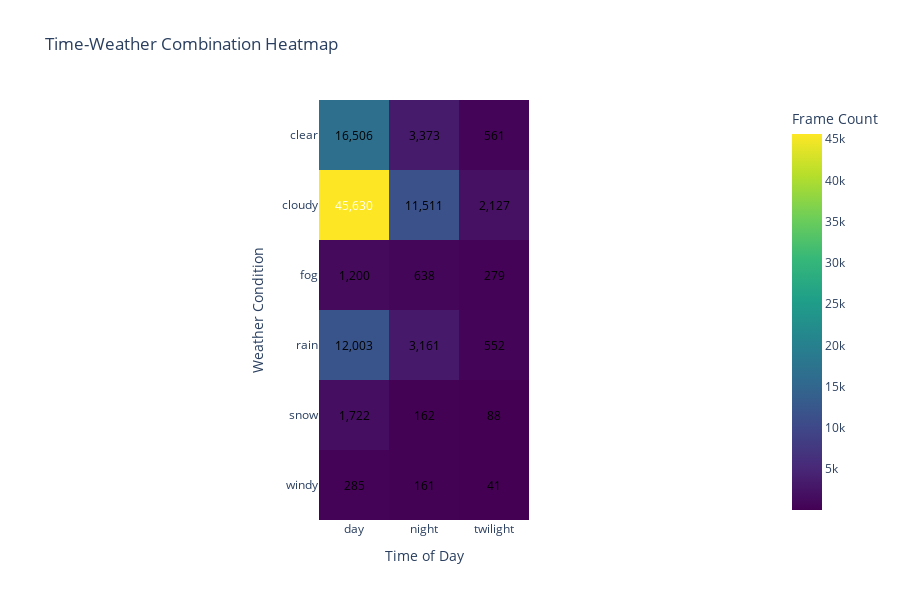
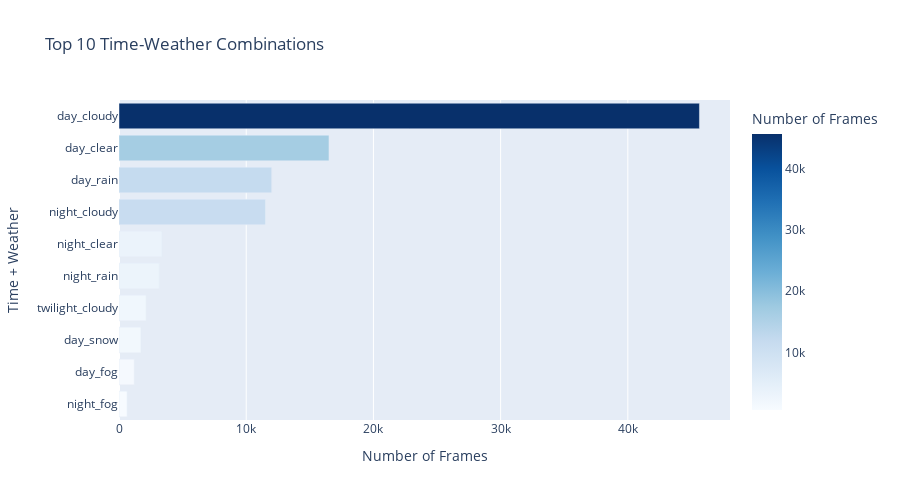

The code cell stored with these charts, in order, in its notebook:
### Markdown cell above
## 5. Time-Weather Combination Analysis

Analyze the combinations of time-of-day and weather conditions to understand driving scenario diversity.

### Code cell
if weather_data:
    # Create pivot table for heatmap
    pivot_df = combinations_df.pivot(index='Weather', columns='Time', values='Count').fillna(0)
    
    # Create interactive heatmap
    fig = px.imshow(
        pivot_df.values,
        x=pivot_df.columns,
        y=pivot_df.index,
        color_continuous_scale='Viridis',
        title='Time-Weather Combination Heatmap',
        labels={'x': 'Time of Day', 'y': 'Weather Condition', 'color': 'Frame Count'}
    )
    
    # Add text annotations
    for i, weather in enumerate(pivot_df.index):
        for j, time in enumerate(pivot_df.columns):
            count = int(pivot_df.iloc[i, j])
            if count > 0:
                fig.add_annotation(
                    x=j, y=i,
                    text=f'{count:,}',
                    showarrow=False,
                    font=dict(color='white' if count > pivot_df.values.max()/2 else 'black')
                )
    
    fig.update_layout(height=600)
    fig.show()
    
    # Top 10 combinations
    top_combinations = combinations_df.nlargest(10, 'Count')
    
    fig2 = px.bar(
        top_combinations,
        x='Count',
        y='Combination',
        orientation='h',
        title='Top 10 Time-Weather Combinations',
        labels={'Count': 'Number of Frames', 'Combination': 'Time + Weather'},
        color='Count',
        color_continuous_scale='Blues'
    )
    
    fig2.update_layout(
        yaxis={'categoryorder': 'total ascending'},
        height=500
    )
    
    fig2.show()
    
    print("=== TOP 10 TIME-WEATHER COMBINATIONS ===")
    for idx, row in top_combinations.iterrows():
        percentage = row['Count'] / sum(combinations.values()) * 100
        print(f"{row['Combination']:20}: {row['Count']:8,} ({percentage:5.1f}%)")

### Figure 1 — Plotly figure (JSON) as saved in the notebook; plotly's stock layout.template omitted (floating-point values rounded to 4 significant figures)
{"data": [{"coloraxis": "coloraxis", "hovertemplate": "Time of Day: %{x}<br>Weather Condition: %{y}<br>Frame Count: %{z}<extra></extra>", "name": "0", "type": "heatmap", "x": ["day", "night", "twilight"], "xaxis": "x", "y": ["clear", "cloudy", "fog", "rain", "snow", "windy"], "yaxis": "y", "z": [[16506, 3373, 561], [45630, 11511, 2127], [1200, 638, 279], [12003, 3161, 552], [1722, 162, 88], [285, 161, 41]]}], "layout": {"annotations": [{"font": {"color": "black"}, "showarrow": false, "text": "16,506", "x": 0, "y": 0}, {"font": {"color": "black"}, "showarrow": false, "text": "3,373", "x": 1, "y": 0}, {"font": {"color": "black"}, "showarrow": false, "text": "561", "x": 2, "y": 0}, {"font": {"color": "white"}, "showarrow": false, "text": "45,630", "x": 0, "y": 1}, {"font": {"color": "black"}, "showarrow": false, "text": "11,511", "x": 1, "y": 1}, {"font": {"color": "black"}, "showarrow": false, "text": "2,127", "x": 2, "y": 1}, {"font": {"color": "black"}, "showarrow": false, "text": "1,200", "x": 0, "y": 2}, {"font": {"color": "black"}, "showarrow": false, "text": "638", "x": 1, "y": 2}, {"font": {"color": "black"}, "showarrow": false, "text": "279", "x": 2, "y": 2}, {"font": {"color": "black"}, "showarrow": false, "text": "12,003", "x": 0, "y": 3}, {"font": {"color": "black"}, "showarrow": false, "text": "3,161", "x": 1, "y": 3}, {"font": {"color": "black"}, "showarrow": false, "text": "552", "x": 2, "y": 3}, {"font": {"color": "black"}, "showarrow": false, "text": "1,722", "x": 0, "y": 4}, {"font": {"color": "black"}, "showarrow": false, "text": "162", "x": 1, "y": 4}, {"font": {"color": "black"}, "showarrow": false, "text": "88", "x": 2, "y": 4}, {"font": {"color": "black"}, "showarrow": false, "text": "285", "x": 0, "y": 5}, {"font": {"color": "black"}, "showarrow": false, "text": "161", "x": 1, "y": 5}, {"font": {"color": "black"}, "showarrow": false, "text": "41", "x": 2, "y": 5}], "coloraxis": {"colorbar": {"title": {"text": "Frame Count"}}, "colorscale": [[0, "#440154"], [0.1111, "#482878"], [0.2222, "#3e4989"], [0.3333, "#31688e"], [0.4444, "#26828e"], [0.5556, "#1f9e89"], [0.6667, "#35b779"], [0.7778, "#6ece58"], [0.8889, "#b5de2b"], [1, "#fde725"]]}, "height": 600, "title": {"text": "Time-Weather Combination Heatmap"}, "xaxis": {"anchor": "y", "constrain": "domain", "domain": [0, 1], "scaleanchor": "y", "title": {"text": "Time of Day"}}, "yaxis": {"anchor": "x", "autorange": "reversed", "constrain": "domain", "domain": [0, 1], "title": {"text": "Weather Condition"}}}}

### Figure 2 — Plotly figure (JSON) as saved in the notebook; plotly's stock layout.template omitted (floating-point values rounded to 4 significant figures)
{"data": [{"hovertemplate": "Number of Frames=%{marker.color}<br>Time + Weather=%{y}<extra></extra>", "legendgroup": "", "marker": {"color": [45630, 16506, 12003, 11511, 3373, 3161, 2127, 1722, 1200, 638], "coloraxis": "coloraxis", "pattern": {"shape": ""}}, "name": "", "orientation": "h", "showlegend": false, "textposition": "auto", "type": "bar", "x": [45630, 16506, 12003, 11511, 3373, 3161, 2127, 1722, 1200, 638], "xaxis": "x", "y": ["day_cloudy", "day_clear", "day_rain", "night_cloudy", "night_clear", "night_rain", "twilight_cloudy", "day_snow", "day_fog", "night_fog"], "yaxis": "y"}], "layout": {"barmode": "relative", "coloraxis": {"colorbar": {"title": {"text": "Number of Frames"}}, "colorscale": [[0, "rgb(247,251,255)"], [0.125, "rgb(222,235,247)"], [0.25, "rgb(198,219,239)"], [0.375, "rgb(158,202,225)"], [0.5, "rgb(107,174,214)"], [0.625, "rgb(66,146,198)"], [0.75, "rgb(33,113,181)"], [0.875, "rgb(8,81,156)"], [1, "rgb(8,48,107)"]]}, "height": 500, "legend": {"tracegroupgap": 0}, "title": {"text": "Top 10 Time-Weather Combinations"}, "xaxis": {"anchor": "y", "domain": [0, 1], "title": {"text": "Number of Frames"}}, "yaxis": {"anchor": "x", "categoryorder": "total ascending", "domain": [0, 1], "title": {"text": "Time + Weather"}}}}
